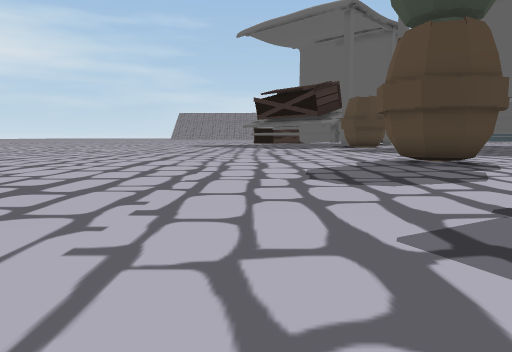
[1] (above)

24 first-person views from a walk through a Unity game level. The camera is 1.3 m above the floor, tilts 6° down and sees 70° across. The floor is counted in squares, 2 m on a side. Each view is taken from the middle of a square. On the plan, view 1 faces up. The plan holds only what a view shows up to about 11 squares ahead; the rest is blank. The place goes on beyond the plan. Some surface patterns are stand-ins.

[2]
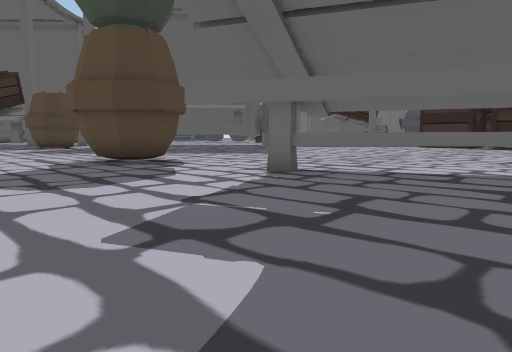

[3]
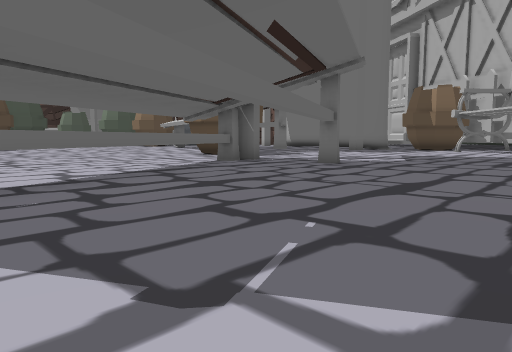

[4]
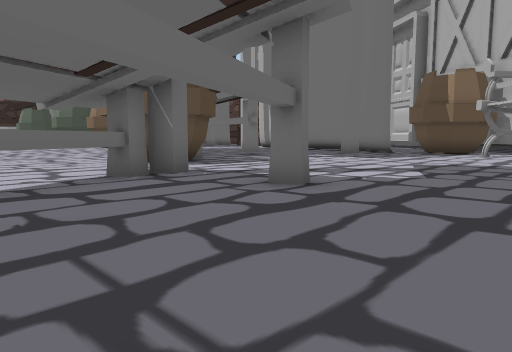

[5]
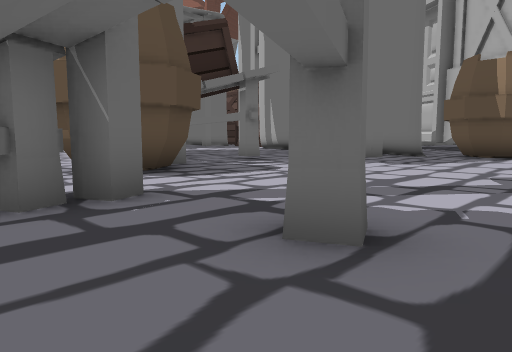

[6]
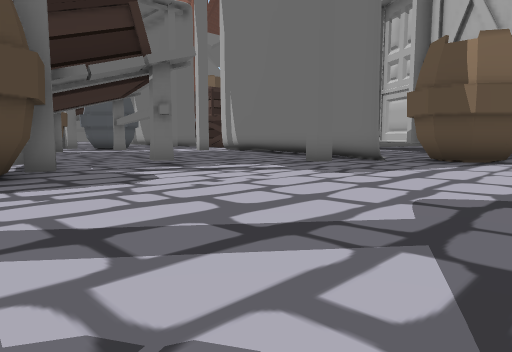

[7]
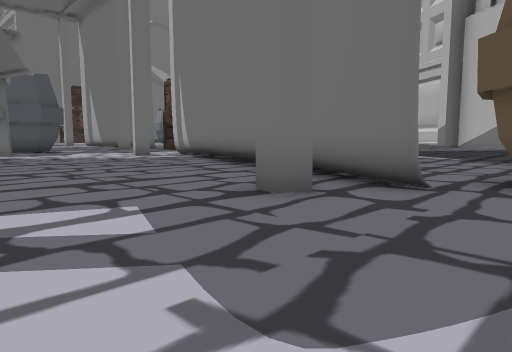

[8]
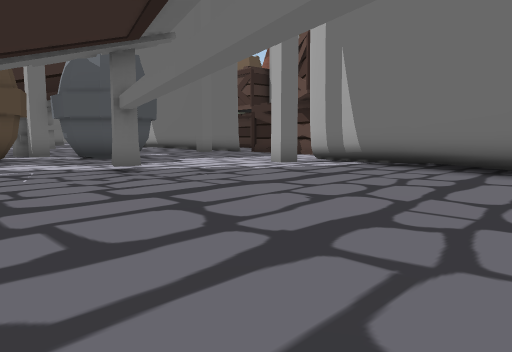

[9]
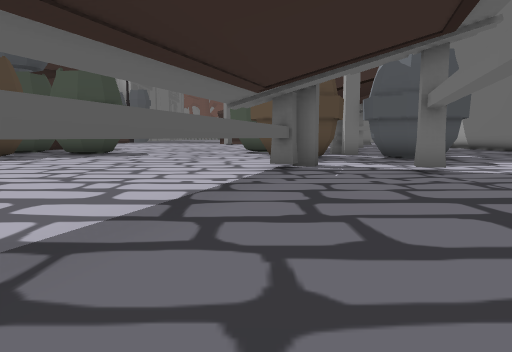

[10]
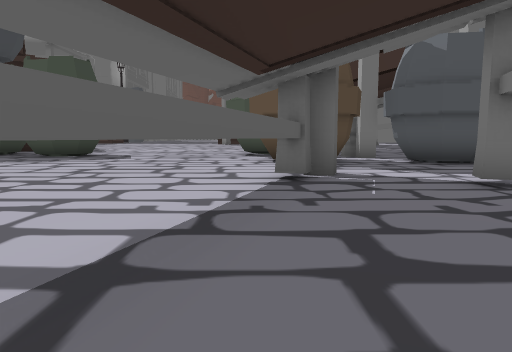

[11]
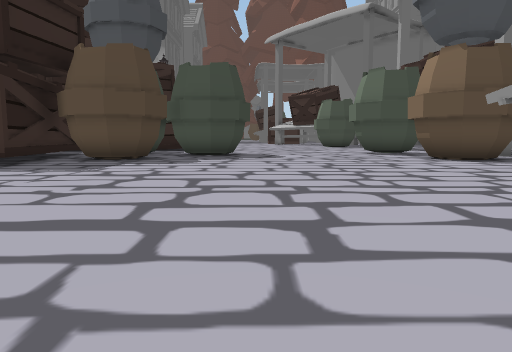

[12]
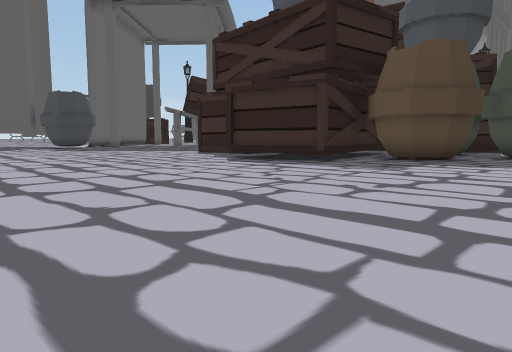

[13]
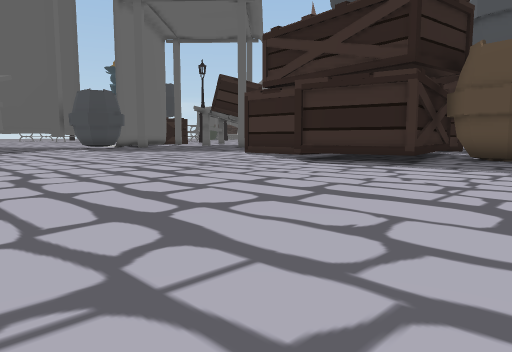

[14]
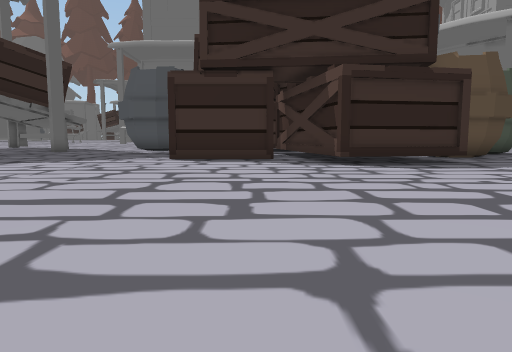

[15]
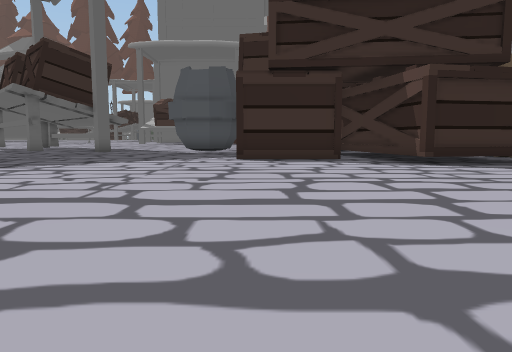

[16]
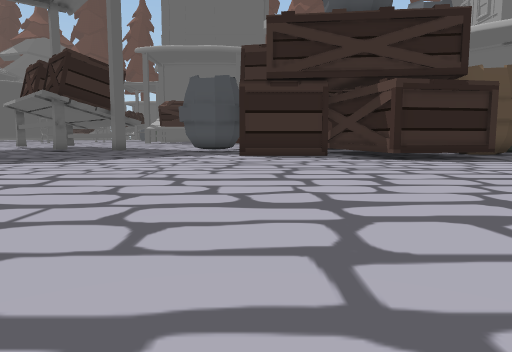

[17]
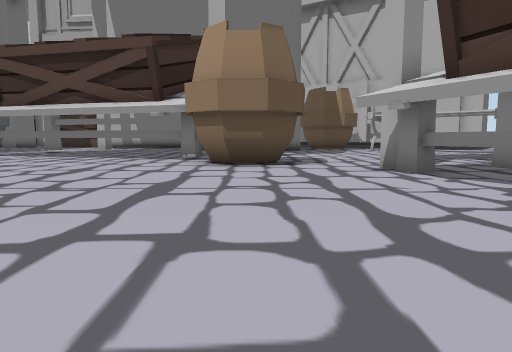

[18]
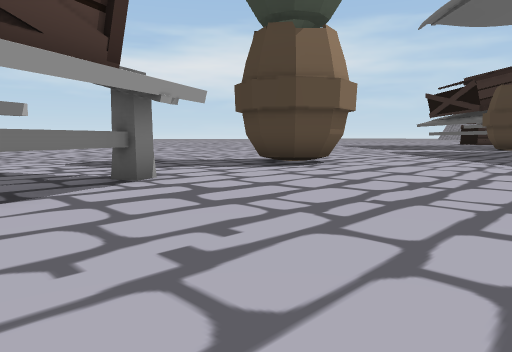

[19]
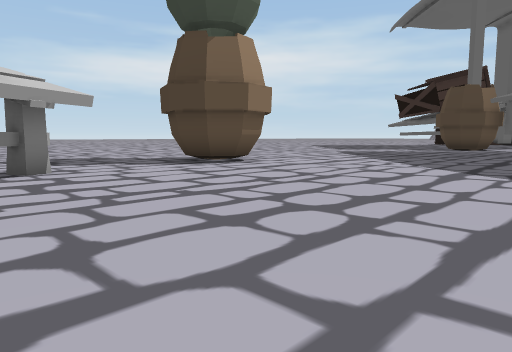

[20]
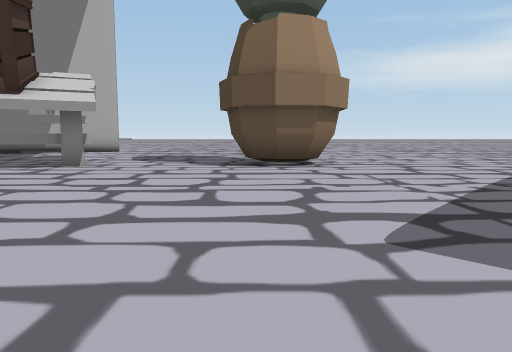

[21]
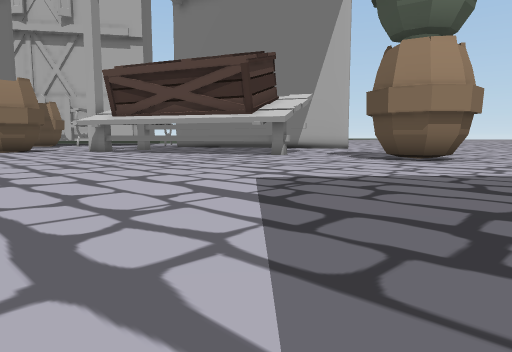

[22]
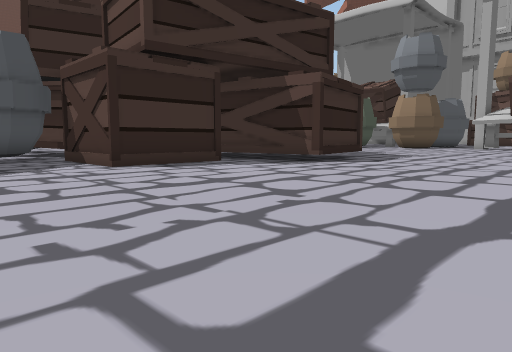

[23]
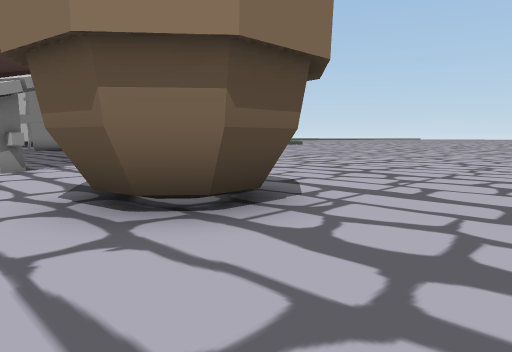

[24]
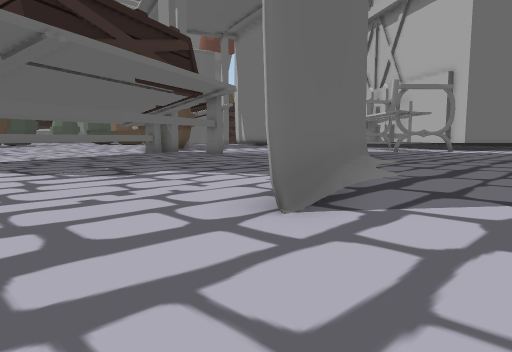

### Floor plan
Key: @ floor where view 1 was taken; # wall or solid block; . main floor; : floor 0.25 m higher than the main floor; T thing the floor can be seen under or through; O other object.
Columns run from 6 left of view 1 to 26 right of it. Each row starts with its distance up from view 1.
 14          ......... ....  .......
 13         ........................
 12      ...........................
 11 ...........O.....................
 10 ..........OOO....................
  9 ..........OOO..................OO
  8 ...............................O
  7  ..............................O
  6   ..............................
  5  ...........T................###
  4  ...........T................#
  3  ...........T................#
  2  ...#........T...............####
  1   ..#........T..................O
  0   ..#.@.......T................OO
 -1   ..##........T.................O
 -2   ...#.........T.................
 -3   ...## .......T.................
 -4    ...# ....#..T.................
 -5    ...## ........OOO.............
 -6    ....  ........OOO.............
 -7    ...   ..........## ...........
 -8    ..    .............###........
 -9          ................###....O
-10            ........#........#..OO
-11            ....................OO
-12            ................#.....
-13            ......#.............OO
-14              ..................O
-15              .O.###............O
-16              O O..  ##..........
-17                O..   ####....
-18                ...    ::###.
-19                 ..
-20                 ...
-21                 #..
-22                 ###

Positions as (right, up) in squares from view 1, and headings:
1: (0, 0), facing up
2: (0, 0), facing up-right
3: (1, 4), facing down-right
4: (3, 0), facing down-right
5: (5, -2), facing down-right
6: (5, -5), facing down-right
7: (8, -10), facing down-right
8: (14, -9), facing down-right
9: (14, -9), facing right
10: (16, -9), facing right
11: (15, -4), facing right
12: (15, -4), facing up-right
13: (14, -2), facing up-right
14: (14, 7), facing right
15: (14, 9), facing right
16: (12, 9), facing right
17: (12, 4), facing down
18: (11, 2), facing up-left
19: (13, 3), facing up-left
20: (14, 9), facing left
21: (16, 14), facing down-left
22: (17, 13), facing down-right
23: (7, 13), facing down-left
24: (-5, 5), facing down-right
